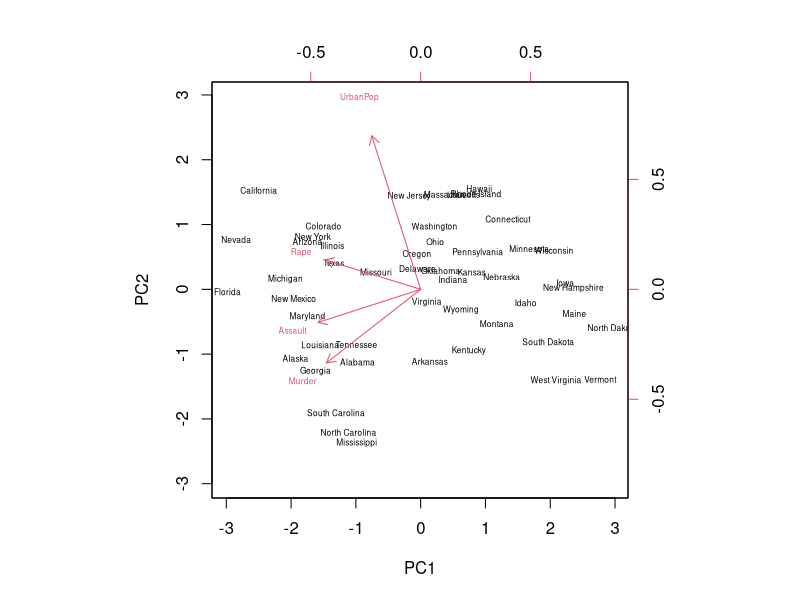

This chart was generated by the following R code: (Note: this script raises an error after producing the figure.)
## ---- chunk 1
knitr::opts_chunk$set(echo = TRUE)
## ---- chunk 2
USArrests
dimnames(USArrests)
apply(USArrests, 2, mean)
apply(USArrests, 2, var)

## ---- chunk 3
pca.out = prcomp(USArrests, scale = TRUE)
pca.out
names(pca.out)
biplot(pca.out, scale=0, cex = 0.5)
## ---- chunk 4
PCbiplot <- function(PC, x="PC1", y="PC2") {
    # PC being a prcomp object
    data <- data.frame(obsnames=row.names(PC$x), PC$x)
    plot <- ggplot(data, aes_string(x=x, y=y)) + geom_text(alpha=.4, size=3, aes(label=obsnames))
    plot <- plot + geom_hline(aes(0), size=.2) + geom_vline(aes(0), size=.2)
    datapc <- data.frame(varnames=rownames(PC$rotation), PC$rotation)
    mult <- min(
        (max(data[,y]) - min(data[,y])/(max(datapc[,y])-min(datapc[,y]))),
        (max(data[,x]) - min(data[,x])/(max(datapc[,x])-min(datapc[,x])))
        )
    datapc <- transform(datapc,
            v1 = .7 * mult * (get(x)),
            v2 = .7 * mult * (get(y))
            )
    plot <- plot + coord_equal() + geom_text(data=datapc, aes(x=v1, y=v2, label=varnames), size = 5, vjust=1, color="red")
    plot <- plot + geom_segment(data=datapc, aes(x=0, y=0, xend=v1, yend=v2), arrow=arrow(length=unit(0.2,"cm")), alpha=0.75, color="red")
    plot
}

library(ggplot2)
fit <- prcomp(USArrests, scale=TRUE)
PCbiplot(fit)
## ---- chunk 5
set.seed(101)
x = matrix(rnorm(100*2),100,2)
plot(x)
xmean = matrix(rnorm(8, sd =4), 4,2)
which = sample(1:4, 100, replace = TRUE)
x = x +xmean[which,]
plot(x, col = which, pch =19)


## ---- chunk 6
km.out = kmeans(x, 4, nstart = 15)
km.out
plot(x, col = km.out$cluster, cex = 2, pch =1, lwd=2)
points(x, col = which, pch = 19)
points(x, col = c(4,3,2,1)[which], pch =19)
## ---- chunk 7
hc.complete = hclust(dist(x), method = "complete")
plot(hc.complete)
hc.single = hclust(dist(x), method = "single")
plot(hc.single)
hc.average = hclust(dist(x), method = "average")
plot(hc.average)

## ---- chunk 8
hc.cut = cutree(hc.complete,4)
table(hc.cut, which)
table(hc.cut, km.out$cluster)
## ---- chunk 9
plot(hc.complete, labels = which)
